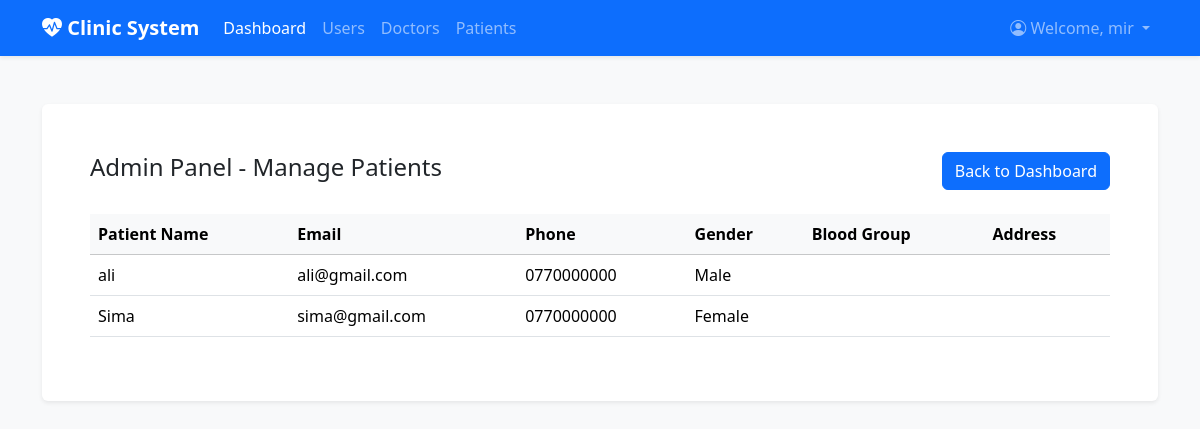
Page /Admin/manage_patients.php (signed in) on the committed database.
### tables this page shows
CREATE TABLE `patients` (
  `patient_id` int(11) NOT NULL,
  `user_id` int(11) DEFAULT NULL,
  `blood_group` varchar(10) DEFAULT NULL,
  `address` varchar(255) DEFAULT NULL,
  `emergency_contact` varchar(20) DEFAULT NULL,
  `medical_history` text DEFAULT NULL
);

CREATE TABLE `users` (
  `user_id` int(11) NOT NULL,
  `full_name` varchar(100) DEFAULT NULL,
  `email` varchar(100) DEFAULT NULL,
  `password_hash` varchar(255) DEFAULT NULL,
  `phone` varchar(20) DEFAULT NULL,
  `gender` enum('Male','Female','Other') DEFAULT NULL,
  `date_of_birth` date DEFAULT NULL,
  `role` enum('doctor','patient','admin') DEFAULT NULL,
  `created_at` timestamp NOT NULL DEFAULT current_timestamp()
);

### Admin/manage_patients.php (the view, shortened to what this page needs)
<?php
include '../header.php';
$query = "SELECT u.full_name, u.email, u.phone, u.gender, p.blood_group, p.address
          FROM users u JOIN patients p ON u.user_id = p.user_id
          WHERE u.role = 'patient' ORDER BY u.full_name";
$result = $conn->query($query);
?>
<!DOCTYPE html>
<html lang="en">
<head>
    <link href="https://cdn.jsdelivr.net/npm/bootstrap@5.3.3/dist/css/bootstrap.min.css" rel="stylesheet">
</head>
<body>
    <div class="container my-5">
        <div class="card shadow-sm border-0">
            <div class="card-body p-5">
                <div class="d-flex justify-content-between align-items-center mb-4">
                    <h2 class="h4">Admin Panel - Manage Patients</h2>
                    <a href="../dashboard.php" class="btn btn-primary">Back to Dashboard</a>
                </div>
                <div class="table-responsive">
                    <table class="table table-hover align-middle">
                        <thead class="table-light"><tr><th>Patient Name</th><th>Email</th><th>Phone</th><th>Gender</th><th>Blood Group</th><th>Address</th></tr></thead>
                        <tbody>
                            <?php
                            if ($result && $result->num_rows > 0) {
                                while($row = $result->fetch_assoc()) {
                                    echo "<tr><td>" . htmlspecialchars($row['full_name']) . "</td>";
                                    echo "<td>" . htmlspecialchars($row['email']) . "</td>";
                                    echo "<td>" . htmlspecialchars($row['phone']) . "</td>";
                                    echo "<td>" . htmlspecialchars($row['gender']) . "</td>";
                                    echo "<td>" . htmlspecialchars($row['blood_group']) . "</td>";
                                    echo "<td>" . htmlspecialchars($row['address']) . "</td></tr>";
                                }
                            } else echo "<tr><td colspan='6' class='text-center'>No patients found.</td></tr>";
                            ?>
                        </tbody>
                    </table>
                </div>
            </div>
        </div>
    </div>
</body>
</html>

### Assets/css/layout.css (style rules this page uses)
body { background-color: #f8f9fa; }
.card { border: 0; box-shadow: 0 4px 12px rgba(0, 0, 0, 0.05); }

### Admin/manage_patients.php (style rules this page uses)
body { background-color: #f8f9fa; }

### rows in the picture
patients: user.full_name "ali", user.email "ali@gmail.com", user.phone "0770000000", user.gender "Male"
patients: user.full_name "Sima", user.email "sima@gmail.com", user.phone "0770000000", user.gender "Female"

### other values in the picture
$_SESSION['full_name'] "mir"
